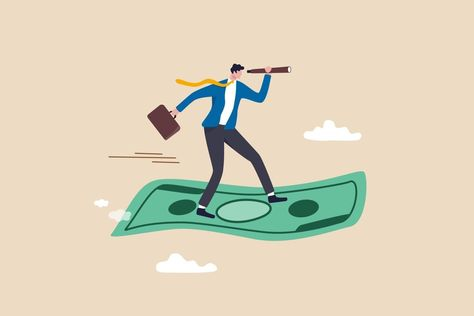
#> input picture stock.jpg, 474 x 316 px, found by its file name
$ jupyter execute --allow-errors 'stockprice (1).ipynb'
#> lines starting #> are read from the running program, lines starting #| are printed output that depends on the picture
<h1 style="font-family: 'Arial', monospace; color: White; text-align: center;">
    Stock Price Analysis 📊
</h1>
<p style="font-family: Arial, sans-serif; font-size: 16px;">
   This report provides an in-depth analysis of historical stock prices, focusing on data cleaning, handling missing values, and visualizing trends. The dataset includes stock price records from 2014 to 2017, covering multiple companies. Key attributes in the dataset include:

Symbol → Company stock ticker symbol

Date → Trading date

Open, High, Low, Close → Stock prices at different points in a trading session

Volume → Number of shares traded

The analysis explores missing data patterns, correlation between stock features, and stock price trends over time. Visualizations such as heatmaps, distribution plots, and time-series charts help uncover insights into stock price behavior.
</p>

[cell 1]
from IPython.display import display
from PIL import Image

img = Image.open("C:/Users/HANSAMALYA/OneDrive/Desktop/covid/stock.jpg")
#> img is the input picture: PIL image 474x316 RGB; mean R, G, B 219.6, 210.9, 188.1
img = img.resize((1000, 500))  # Resize image (Width, Height)
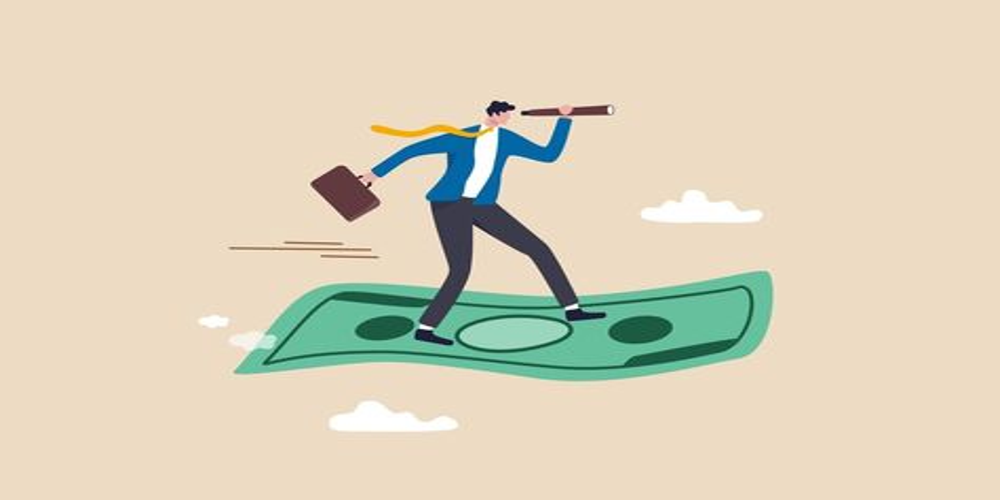
#> img: PIL image 1000x500 RGB; mean R, G, B 219.6, 210.9, 188.1
display(img)

<h1 style="font-family: 'Arial', monospace; color: White; text-align: center;">
    1️⃣ Data Cleaning & Preprocessing
</h1>

[cell 2]
import pandas as pd
import numpy as np
import matplotlib.pyplot as plt
import seaborn as sns
import missingno as msno

#> (a cell that did not finish here is left out)

#> (a cell that did not finish here is left out)

[cell 5]
print("Missing Values:")
#> (the rest of this cell did not finish here and is left out)

[cell 6]
plt.figure(figsize=(10, 5))
#> (this line was passed over: IPython is not available in this run)
